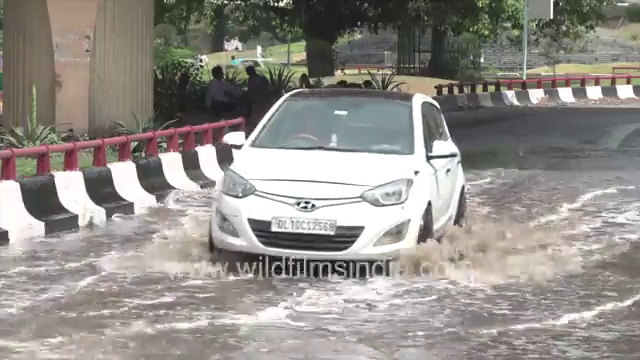
#> input picture training_data/water_presence/water/15.04cm.jpg, 640 x 360 px, given as the content of the folder flood_dataset/train/dry, which was not available
$ python validate_detector_on_dataset.py   (older library calls are emulated)
#> lines starting #> are read from the running program, lines starting #| are printed output that depends on the picture; after the words box and inside, x2 and y2 are one past the last pixel; in counts of white or black regions, pixels touching at a corner belong together; pictures that were not available may be replaced by others from this repository, and a replacement may not be noted
### archived/improved_water_detector.py
#!/usr/bin/env python3
"""
Improved water detection with object visibility analysis to prevent hallucinations.
"""
import cv2
import numpy as np
from typing import Dict, List, Tuple

class ImprovedWaterDetector:
    """
    Smart water detection that prevents false positives on dry scenes
    by checking if reference objects are fully visible (not submerged).
    """

    def __init__(self):
        self.person_height_cm = 175
        self.bus_height_cm = 300
        self.car_height_cm = 150
        self.motorcycle_height_cm = 100
        self.truck_height_cm = 250

    def detect_water_improved(self, image: np.ndarray,
                            detected_objects: Dict,
                            depth_map: np.ndarray = None) -> Dict:
        """
        Improved water detection with multiple checks to prevent hallucinations.

        Args:
            image: Input image (BGR)
            detected_objects: Dict with 'persons', 'cars', 'buses', 'motorcycles', 'trucks'
            depth_map: Optional depth map from Depth Anything V2

        Returns:
            Dict with water_detected, confidence, reasons
        """

        votes = {}
        reasons = []

        # ===== CHECK 1: Object Visibility Analysis =====
        # Most reliable: if reference objects are fully visible (head visible, no water), it's dry
        visibility_check = self._check_object_visibility(image, detected_objects)
        votes['object_visibility'] = visibility_check['water_likely']
        reasons.append(visibility_check['reason'])

        if visibility_check['confidence'] > 0.8:
            # High confidence that it's dry based on object visibility
            if not visibility_check['water_likely']:
                return {
                    'water_detected': False,
                    'confidence': visibility_check['confidence'],
                    'method': 'object_visibility',
                    'reasons': reasons,
                    'is_hallucination': False
                }

        # ===== CHECK 2: Color Analysis (improved) =====
        color_check = self._detect_water_by_color_improved(image)
        votes['color'] = color_check['water_detected']
        reasons.append(color_check['reason'])

        # ===== CHECK 3: Horizontal Edge Lines =====
        edge_check = self._detect_horizontal_edges_improved(image)
        votes['edges'] = edge_check['water_detected']
        reasons.append(edge_check['reason'])

        # ===== CHECK 4: Depth Continuity (if available) =====
        if depth_map is not None:
            depth_check = self._detect_depth_discontinuity(depth_map)
            votes['depth'] = depth_check['water_detected']
            reasons.append(depth_check['reason'])

        # ===== CONSENSUS VOTING =====
        water_votes = sum(1 for v in votes.values() if v)
        total_checks = len(votes)

        # If object visibility indicates dry with high confidence, that's definitive
        if visibility_check['water_likely'] is False and visibility_check['confidence'] > 0.7:
            water_detected = False
            consensus_reason = f"Object visibility OVERRIDE: Objects fully visible → DEFINITELY DRY"
        else:
            # For texture patches or no objects: need at least 2/3 or 2/4 votes
            threshold = 2 if total_checks >= 3 else 1
            water_detected = water_votes >= threshold
            consensus_reason = f"Consensus: {water_votes}/{total_checks} methods detected water"

        reasons.append(consensus_reason)

        return {
            'water_detected': water_detected,
            'confidence': min(water_votes / total_checks * 0.8 + 0.2, 1.0),  # 0.2 - 1.0
            'votes': votes,
            'reasons': reasons,
            'is_hallucination': False
        }

    def _check_object_visibility(self, image: np.ndarray,
                                detected_objects: Dict) -> Dict:
        """
        Check if reference objects are fully visible and not submerged.
        If person/bus head is visible -> likely dry (not flooded).
        """
        h, w = image.shape[:2]

        # Look for people bounding boxes near bottom (not fully submerged)
        if 'persons' in detected_objects and len(detected_objects['persons']) > 0:
            persons = detected_objects['persons']
            for person_box in persons:
                x1, y1, x2, y2 = person_box
                height_pixels = y2 - y1

                # If person is fully visible from head to feet in frame, likely dry
                if y1 > 0 and y2 < h * 0.95:  # Head and feet both visible
                    return {
                        'water_likely': False,
                        'confidence': 0.85,
                        'reason': f"Person fully visible in frame (head at y={y1}, feet at y={y2}) - likely DRY"
                    }

                # If person is cut off at top (head not visible), might be submerged
                if y1 < h * 0.05 and (y2 - y1) > h * 0.4:
                    return {
                        'water_likely': True,
                        'confidence': 0.6,
                        'reason': f"Person partially visible (head cut off) - possibly FLOODED"
                    }

        # Look for buses - check if top of bus is visible
        if 'buses' in detected_objects and len(detected_objects['buses']) > 0:
            buses = detected_objects['buses']
            for bus_box in buses:
                x1, y1, x2, y2 = bus_box

                # If bus top is visible in frame, bus is not completely submerged
                if y1 > h * 0.05:  # Bus roof visible
                    return {
                        'water_likely': False,
                        'confidence': 0.9,
                        'reason': f"Bus roof visible (y={y1}) - likely DRY"
                    }

        # Check for cars
        if 'cars' in detected_objects and len(detected_objects['cars']) > 0:
            cars = detected_objects['cars']
            for car_box in cars:
                x1, y1, x2, y2 = car_box

                if y1 > h * 0.1:
                    return {
                        'water_likely': False,
                        'confidence': 0.8,
                        'reason': f"Car roof visible (y={y1}) - likely DRY"
                    }

        return {
            'water_likely': None,
            'confidence': 0.3,
            'reason': "No reference objects detected"
        }

    def _detect_water_by_color_improved(self, image: np.ndarray) -> Dict:
        """
        Improved color-based water detection that excludes blue objects.
        """
        hsv = cv2.cvtColor(image, cv2.COLOR_BGR2HSV)
        h, s, v = cv2.split(hsv)

        # Water: Blue (H: 90-130) with LOW saturation (washed out)
        # Blue object: Blue (H: 90-130) with HIGH saturation (vibrant)
        water_mask = cv2.inRange(hsv, (90, 0, 100), (130, 100, 255))  # Low saturation blue

        # Exclude highly saturated blues (buses, signs)
        saturated_mask = cv2.inRange(s, 150, 255)
        blue_hue = cv2.inRange(h, 90, 130)
        saturated_blue = cv2.bitwise_and(blue_hue, saturated_mask)

        # Remove saturated blues from water detection
        water_mask = cv2.subtract(water_mask, saturated_blue)

        water_coverage = np.count_nonzero(water_mask) / water_mask.size

        # Lowered threshold from 15% to 8% for better detection of water textures
        water_detected = water_coverage > 0.08

        return {
            'water_detected': water_detected,
            'coverage': water_coverage,
            'reason': f"Color analysis: {water_coverage:.1%} water pixels (threshold: 8%) - {'DETECTED' if water_detected else 'NOT DETECTED'}"
        }

    def _detect_horizontal_edges_improved(self, image: np.ndarray) -> Dict:
        """
        Improved edge detection that distinguishes water ripples from structural lines.
        """
        gray = cv2.cvtColor(image, cv2.COLOR_BGR2GRAY)

        # Apply Canny edge detection
        edges = cv2.Canny(gray, 50, 150)

        # Look for horizontal lines using HoughLines
        lines = cv2.HoughLines(edges, 1, np.pi/180, 50)

        horizontal_lines = 0
        if lines is not None:
            for line in lines:
                rho, theta = line[0]
                # Horizontal lines have theta close to 0 or π
                if theta < 0.3 or theta > 2.8:
                    horizontal_lines += 1

        # Lowered threshold from 40 to 15 lines for texture detection
        water_detected = horizontal_lines > 15

        return {
            'water_detected': water_detected,
            'line_count': horizontal_lines,
            'reason': f"Edge detection: {horizontal_lines} horizontal lines (threshold: 15) - {'DETECTED' if water_detected else 'NOT DETECTED'}"
        }

    # [58 lines left out: functions _detect_depth_discontinuity, test_improved_detector, not called in this run]


# [2 lines that do not run on import are left out]

### archived/validate_detector_on_dataset.py
#!/usr/bin/env python3
"""
Test improved water detector on flood_dataset to verify it still detects real water.
"""
import os
from glob import glob
import cv2
import numpy as np

def test_dataset_category(detector, category_dir, expected_water, category_name, num_samples=5):
    """Test water detection on a dataset category."""

    print(f"\n{'='*70}")
    print(f"Testing {category_name.upper()}")
    print('='*70)

    image_paths = sorted(glob(os.path.join(category_dir, '*.jpg')))[:num_samples]

    if not image_paths:
        print(f"❌ No images found in {category_dir}")
        return 0, 0

    correct = 0
    for idx, img_path in enumerate(image_paths, 1):
        filename = os.path.basename(img_path)
        img = cv2.imread(img_path)

        if img is None:
            print(f"  [{idx}] ❌ Failed to read {filename}")
            continue

        try:
            # Simple test without reference objects for these texture patches
            result = detector.detect_water_improved(img, {})

            # Check if result matches expectation
            matches = result['water_detected'] == expected_water
            symbol = "✅" if matches else "❌"
            expected_str = "WATER" if expected_water else "NO WATER"
            actual_str = "WATER" if result['water_detected'] else "NO WATER"

            print(f"  [{idx}] {symbol} {filename}")
            print(f"       Expected: {expected_str}, Got: {actual_str} (confidence: {result['confidence']:.0%})")

            if matches:
                correct += 1

        except Exception as e:
            print(f"  [{idx}] ❌ Error: {str(e)}")

    accuracy = correct / len(image_paths) if image_paths else 0
    print(f"\n  Result: {correct}/{len(image_paths)} correct ({accuracy:.0%})")

    return correct, len(image_paths)

def main():
    print("\n" + "="*70)
    print("VALIDATING IMPROVED WATER DETECTOR ON FLOOD DATASET")
    print("="*70)

    from improved_water_detector import ImprovedWaterDetector

    detector = ImprovedWaterDetector()

    # Test on flood_dataset
    dry_dir = "flood_dataset/train/dry"
    flood_dir = "flood_dataset/train/flood"

    dry_correct, dry_total = test_dataset_category(
        detector, dry_dir, False, "Dry Images", num_samples=5
    )
#> in test_dataset_category, img is the input picture: shape (360, 640, 3); mean B, G, R 137.9, 143.3, 147.5
#> in detect_water_improved, `visibility_check = self._check_object_visibility(image, detected_objec..`: visibility_check = 3 items
#> in _detect_water_by_color_improved, `h, s, v = cv2.split(hsv)`:
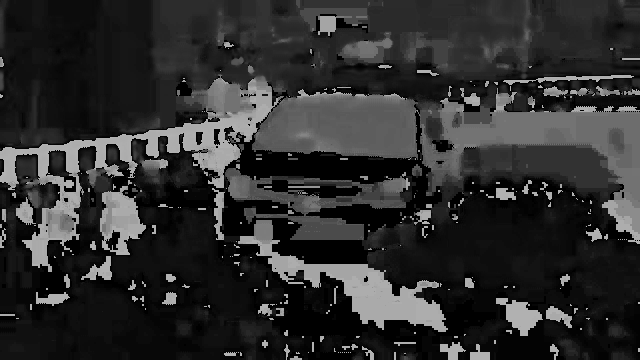
#> h: shape (360, 640); min 0, max 179, mean 46
#> in _detect_water_by_color_improved, `h, s, v = cv2.split(hsv)`:
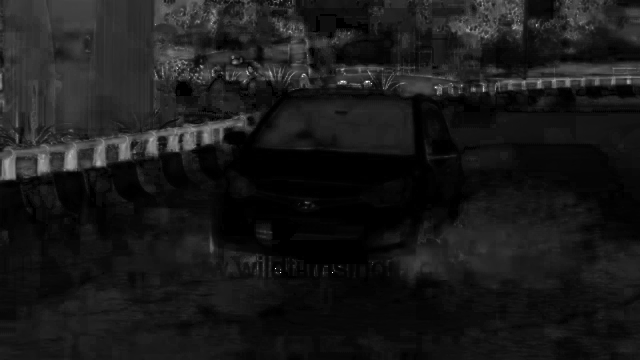
#> s: shape (360, 640); min 0, max 255, mean 25.5
#> in _detect_water_by_color_improved, `water_mask = cv2.inRange(hsv, (90, 0, 100), (130, 100, 255))`:
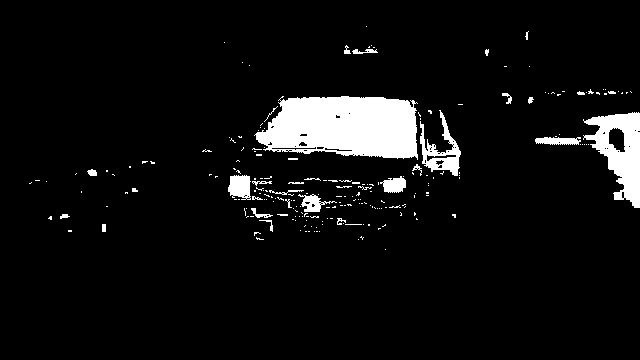
#> water_mask: shape (360, 640); 6.4% white; 219 white regions (187 under 20 px), largest, box (x1, y1, x2, y2) and area: (254, 96, 418, 160) 8118, (583, 112, 640, 208) 2804, (420, 110, 461, 176) 968
#> in _detect_water_by_color_improved, `saturated_mask = cv2.inRange(s, 150, 255)`:
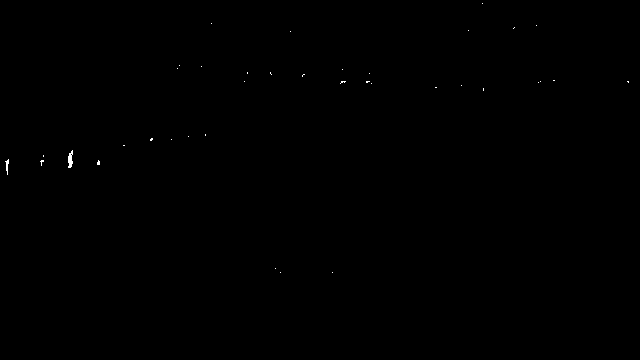
#> saturated_mask: shape (360, 640); 0.08% white in thin lines or dots, all inside (x1, y1, x2, y2) = (5, 3, 629, 273)
#> in _detect_water_by_color_improved, `blue_hue = cv2.inRange(h, 90, 130)`:
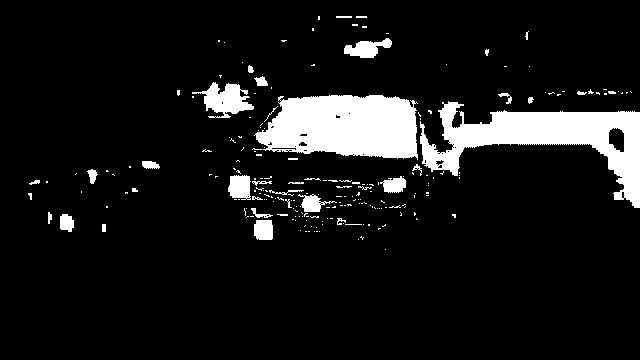
#> blue_hue: shape (360, 640); 9.5% white; 216 white regions (179 under 20 px), largest, box (x1, y1, x2, y2) and area: (420, 101, 640, 208) 8497, (254, 95, 418, 160) 8319, (192, 82, 254, 118) 1118
#> in _detect_water_by_color_improved, `water_coverage = np.count_nonzero(water_mask) / water_mask.size`: water_coverage = 0.0643
#> in _detect_water_by_color_improved, `water_detected = water_coverage > 0.08`: water_detected = False
#> in detect_water_improved, `color_check = self._detect_water_by_color_improved(image)`: color_check = 3 items
#> in _detect_horizontal_edges_improved, `gray = cv2.cvtColor(image, cv2.COLOR_BGR2GRAY)`:
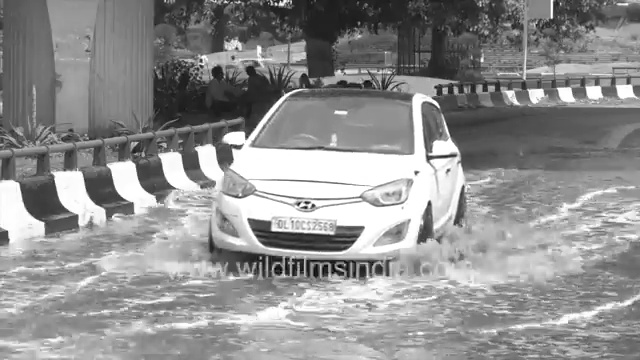
#> gray: shape (360, 640); min 0, max 255, mean 144
#> in _detect_horizontal_edges_improved, `edges = cv2.Canny(gray, 50, 150)`:
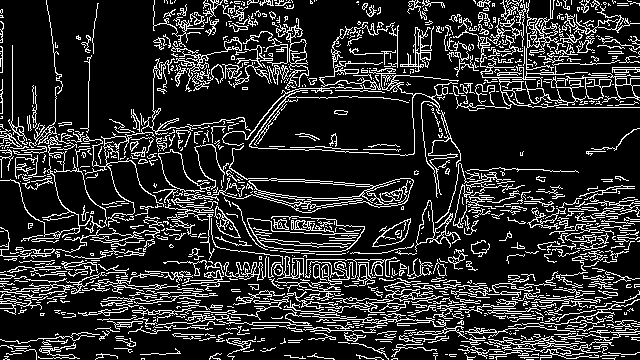
#> edges: shape (360, 640); 17.3% white in thin lines or dots
#> the loop in _detect_horizontal_edges_improved, `for line in lines:` made 14647 passes
#> (rho, theta) on passes 1 to 8: (280, 1.62), (283, 1.61), (292, 1.68), (301, 1.59), (275, 1.64), (285, 1.61), (266, 1.62), (299, 1.66)
#> after the loop in _detect_horizontal_edges_improved, `for line in lines:`: horizontal_lines = 3861
#> in _detect_horizontal_edges_improved, `water_detected = horizontal_lines > 15`: water_detected = True
#> in detect_water_improved, `edge_check = self._detect_horizontal_edges_improved(image)`: edge_check = 3 items
#> in detect_water_improved, `water_votes = sum(1 for v in votes.values() if v)`: water_votes = 1
#> in detect_water_improved, `total_checks = len(votes)`: total_checks = 3
#> in detect_water_improved, `threshold = 2 if total_checks >= 3 else 1`: threshold = 2
#> in detect_water_improved, `water_detected = water_votes >= threshold`: water_detected = False
#> in detect_water_improved, `consensus_reason = f"Consensus: {water_votes}/{total_checks} methods d..`: consensus_reason = 'Consensus: 1/3 methods detected water'
#> in test_dataset_category, `result = detector.detect_water_improved(img, {})`: result = 5 items
#> in test_dataset_category, `matches = result['water_detected'] == expected_water`: matches = True
#> in test_dataset_category, `symbol = "✅" if matches else "❌"`: symbol = '✅'
#> in test_dataset_category, `actual_str = "WATER" if result['water_detected'] else "NO WATER"`: actual_str = 'NO WATER'
#|   [1] ✅ 15.04cm.jpg
#|        Expected: NO WATER, Got: NO WATER (confidence: 47%)

    flood_correct, flood_total = test_dataset_category(
        detector, flood_dir, True, "Flood Images", num_samples=5
    )
#> the loop in _detect_horizontal_edges_improved (call 2), `for line in lines:` made 14647 passes
#|   [1] ❌ 15.04cm.jpg
#|        Expected: WATER, Got: NO WATER (confidence: 47%)

    # Summary
    print(f"\n{'='*70}")
    print("VALIDATION SUMMARY")
    print('='*70)

    total_correct = dry_correct + flood_correct
    total_images = dry_total + flood_total

    if total_images > 0:
        overall_accuracy = total_correct / total_images
        print(f"\n✅ Overall Accuracy: {total_correct}/{total_images} ({overall_accuracy:.0%})")

        if overall_accuracy >= 0.7:
            print(f"🟢 GOOD: Detector is working reasonably well")
        elif overall_accuracy >= 0.5:
            print(f"🟡 FAIR: Detector needs improvement")
        else:
            print(f"🔴 POOR: Detector needs significant rework")

    print(f"\n{'='*70}\n")

if __name__ == "__main__":
    main()

$ run again, on training_data/water_presence/water/55.01cm.jpg
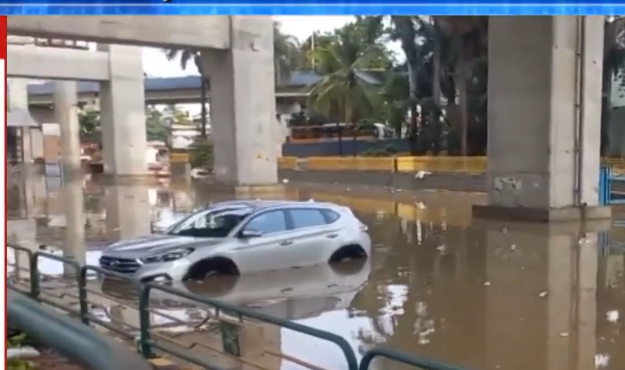
#> input picture training_data/water_presence/water/55.01cm.jpg, 625 x 370 px, given as the content of the folder flood_dataset/train/dry, which was not available
#> in test_dataset_category, img is the input picture: shape (370, 625, 3); mean B, G, R 120.3, 121.9, 125.3
#> visibility_check = 3 items
#> hsv: shape (370, 625, 3); mean H, S, V 46.3, 49.4, 136.3
#> in _detect_water_by_color_improved, `water_mask = cv2.inRange(hsv, (90, 0, 100), (130, 100, 255))`:
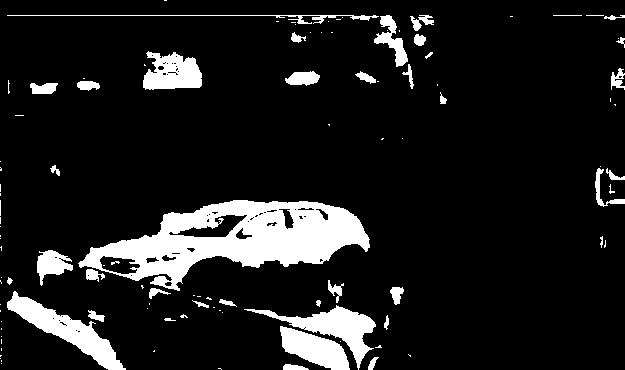
#> water_mask: shape (370, 625); 11.4% white; 108 white regions (68 under 20 px), largest, box (x1, y1, x2, y2) and area: (78, 200, 370, 291) 12476, (7, 291, 126, 370) 2702, (244, 305, 376, 370) 2276
#> saturated_mask: shape (370, 625); 4.2% white; 43 white regions (30 under 20 px), largest, box (x1, y1, x2, y2) and area: (0, 5, 625, 15) 5339, (0, 0, 625, 4) 2492, (0, 16, 31, 370) 1036
#> blue_hue: shape (370, 625); 21.4% white; 76 white regions (49 under 20 px), largest, box (x1, y1, x2, y2) and area: (78, 200, 370, 326) 16250, (0, 0, 625, 106) 15231, (189, 295, 456, 370) 5903
#> saturated_blue: shape (370, 625); 3.5% white; 19 white regions (15 under 20 px), largest, box (x1, y1, x2, y2) and area: (0, 5, 625, 15) 5339, (0, 0, 625, 4) 2492, (603, 171, 607, 203) 91, (607, 179, 610, 200) 26
#> water_coverage = 0.114
#> in _detect_water_by_color_improved, `water_detected = water_coverage > 0.08`: water_detected = True
#> color_check = 3 items
#> in _detect_horizontal_edges_improved, `edges = cv2.Canny(gray, 50, 150)`:
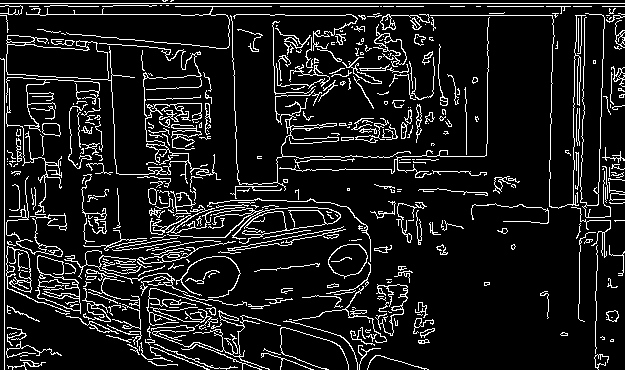
#> edges: shape (370, 625); 11% white in thin lines or dots
#> the loop in _detect_horizontal_edges_improved, `for line in lines:` made 9125 passes
#> (rho, theta) on passes 1 to 8: (3, 1.57), (6, 1.57), (4, 0), (15, 1.57), (281, 1.38), (156, 1.57), (584, 0.0175), (34, 1.66)
#> after the loop in _detect_horizontal_edges_improved, `for line in lines:`: horizontal_lines = 1881
#> in _detect_horizontal_edges_improved, `water_detected = horizontal_lines > 15`: water_detected = True
#> edge_check = 3 items
#> water_votes = 2
#> total_checks = 3
#> threshold = 2
#> in detect_water_improved, `water_detected = water_votes >= threshold`: water_detected = True
#> consensus_reason = 'Consensus: 2/3 methods detected water'
#> result = 5 items
#> matches = False
#> symbol = '❌'
#> actual_str = 'WATER'
#|   [1] ❌ 55.01cm.jpg
#|        Expected: NO WATER, Got: WATER (confidence: 73%)
#> the loop in _detect_horizontal_edges_improved (call 2), `for line in lines:` made 9125 passes
#|   [1] ✅ 55.01cm.jpg
#|        Expected: WATER, Got: WATER (confidence: 73%)
